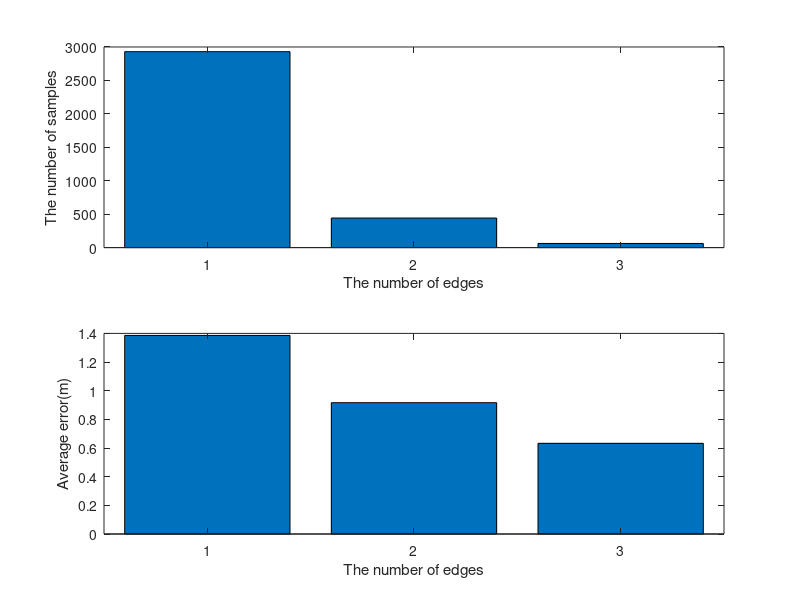

Here is the MATLAB script that generated this plot:
global FPErrorArray;
global G2OErrorArray;
global FPMeanArray;
global G2OMeanArray;
%load OfflineTrain.mat
load testcluster.mat
%load addcluster.mat
pointpos = [];
clear edgematrix;
clear ConnectivityM;
ConnectivityM = zeros(nodelength, nodelength);
for i = 1 : nodelength
    for j = 1 : nodelength
        edgematrix(i,j).lengtharray = [];
        edgematrix(i,j).measurearray = [];
    end
end

for i = 1 : nodelength
    pointpos(1:2, i) = point(i).clusterpos;
end



%for i = 1 : size(AllRSS, 2) - 1
%for i1 = 1 : size(AllRSS, 2) - 1 
i1 = 1;
while i1 <  size(AllRSS,2) - 1
    i2 = i1 + 1;
    if AllRSS(Nap+3:Nap+4, i1) ~= 10000 
    edgea = [];
    edgea = AllRSS(Nap+3:Nap+4, i1);  
    while 1
        if (AllRSS(Nap+5, i2) ~= AllRSS(Nap+5, i1)) | (i2 >= size(AllRSS,2)) |  (mean(AllRSS(Nap+3:Nap+4, i2)) == 10000)
            break;
        end
        edgea = [edgea, AllRSS(Nap+3:Nap+4, i2)];
        i2 = i2 + 1;
        %AllRSS(Nap+5, i2) == AllRSS(Nap+5, i1) & i2 < size(AllRSS,2) &  mean(AllRSS(Nap+3:Nap+4, i2)) ~= 10000
    end
    
    %edge = sum(edgea, 2)/2;
    if size(edgea, 2) > 1
        edge = sum(edgea(:,1:size(edgea,2)-1), 2)/2 + edgea(:,size(edgea,2));
    else
        edge = edgea;
    end
    n1 = AllRSS(Nap+5, i1);
    n2 = AllRSS(Nap+5, i2);
    i1 = i2;
    edge = edge;
    %edge = sum(edgea, 2);
%    edge = AllRSS(Nap+3:Nap+4, i);
%    if mean(edge) ~= 10000
%         if n1 == n2
%             edgematrix(n1,n2).measurearray = [];
%             edgematrix(n1,n2).lengtharray = [];
%             edgematrix(n1,n2).connect = 0;
%             ConnectivityM(n1,n2) = 0;
%         else
          if n1 ~= n2
             edgematrix(n1,n2).measurearray = [edgematrix(n1,n2).measurearray, edge];
             edgematrix(n1,n2).lengtharray = [edgematrix(n1,n2).lengtharray, norm(edge, 2)];
             edgematrix(n2,n1).measurearray = [edgematrix(n2,n1).measurearray, -edge];
             edgematrix(n2,n1).lengtharray = [edgematrix(n2,n1).lengtharray, norm(edge, 2)];
             edgematrix(n1,n2).connect = 1;
             edgematrix(n2,n1).connect = 1;
             ConnectivityM(n1,n2) = 3;
             ConnectivityM(n2,n1) = 3;
         end
%        end
    else
        i1 = i1+1;
    end
end


t = 1;
edgefilter1error = [];
edgefilter2error = [];
edgefilter3error = [];
errorarray = [];
for i = 1 : nodelength
    for j = 1 : nodelength
        if length(edgematrix(i,j).lengtharray) >= 1
            gd = point(i).clusterpos - point(j).clusterpos;
            error = norm(gd - mean(edgematrix(i,j).measurearray, 2));
            errorarray = [errorarray,  gd - mean(edgematrix(i,j).measurearray, 2)];
            edgematrix(i,j).measureavg = mean(edgematrix(i,j).measurearray, 2)+[0.05*randn();0.05*randn()];
            %edgematrix(i,j).conf = length(edgematrix(i,j).lengtharray)/10;%mean(bestw(edgematrix(i,j).measurearray, edgematrix(i,j).measureavg));
            edgematrix(i,j).conf =  length(edgematrix(i,j));%mean(bestw(edgematrix(i,j).measurearray, edgematrix(i,j).measureavg));
            if length(edgematrix(i,j).lengtharray) == 1
                edgefilter1error = [edgefilter1error; error];
            end
            if length(edgematrix(i,j).lengtharray) > 1
                if length(edgematrix(i,j).lengtharray) == 2
                    edgefilter2error = [edgefilter2error; error];
                end
                if length(edgematrix(i,j).lengtharray) == 3
                    edgefilter3error = [edgefilter3error; error];
                end
            end
        end
    end
end
figure
subplot(2,1,1)
bar([length(edgefilter1error),length(edgefilter2error),length(edgefilter3error)]);
xlabel('The number of edges'); ylabel('The number of samples'); title('');
subplot(2,1,2)
bar([mean(edgefilter1error),mean(edgefilter2error),mean(edgefilter3error)]/20);
xlabel('The number of edges'); ylabel('Average error(m)'); title('');
% figure
% set(cdfplot(errorarray(1,:)), 'linewidth', 2,'color', 'b', 'marker', '+');
% hold on
% set(cdfplot(errorarray(2,:)), 'linewidth', 2, 'color', 'm', 'marker', 'o');
save testedgefilterplusr.mat